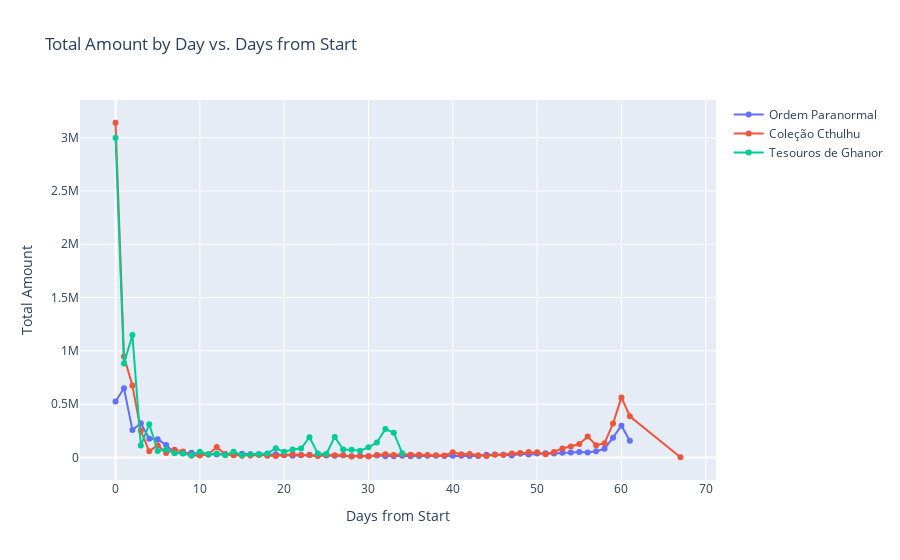

Notebook code for this chart:
### Code cell
import plotly.express as px
import plotly.graph_objects as go

# Assuming you have two DataFrames named df_ordem and df_nerdcastrpg

# Create the figure
fig = go.Figure()

# Plotting df_ordem
fig.add_trace(go.Scatter(x=df_ordem['days_from_start'], y=df_ordem['total_amount'], mode='lines+markers', name='Ordem Paranormal'))

# Plotting df_nerdcastrpg
fig.add_trace(go.Scatter(x=df_nerdcastrpg['days_from_start'], y=df_nerdcastrpg['total_amount'], mode='lines+markers', name='Coleção Cthulhu'))

# Plotting df_grouped
fig.add_trace(go.Scatter(x=df_grouped['days_from_start'], y=df_grouped['total_amount'], mode='lines+markers', name='Tesouros de Ghanor'))

# Customize the layout
fig.update_layout(
    title='Total Amount by Day vs. Days from Start',
    xaxis_title='Days from Start',
    yaxis_title='Total Amount'
)

# Show the plot
fig.show()

#save plot as html
fig.write_html("../../index.html")

### Figure 1 — Plotly figure (JSON) as saved in the notebook; plotly's stock layout.template omitted (floating-point values rounded to 4 significant figures)
{"data": [{"mode": "lines+markers", "name": "Ordem Paranormal", "type": "scatter", "x": [0, 1, 2, 3, 4, 5, 6, 7, 8, 9, 10, 11, 12, 13, 14, 15, 16, 17, 18, 19, 20, 21, 22, 23, 24, 25, 26, 27, 28, 29, 30, 31, 32, 33, 34, 35, 36, 37, 38, 39, 40, 41, 42, 43, 44, 45, 46, 47, 48, 49, 50, 51, 52, 53, 54, 55, 56, 57, 58, 59, 60, 61], "y": [524900.0, 648100.0, 256300.0, 319400.0, 175400.0, 170800.0, 115200.0, 42550.0, 38753, 43876, 32740.0, 26780.0, 27451, 31700, 25045, 33665, 29350, 28480.0, 25550, 28820.0, 24300, 16000, 20952, 24140, 20520, 17300.0, 14744, 18981, 10860, 14700, 12165, 17030, 11650, 11855, 15810.0, 10990, 13940, 15070, 14250, 13730, 15390, 15650, 13600, 12960, 24830.0, 27587, 25851, 18200, 33530, 26650.0, 35931, 39240, 37240, 44600, 46760, 50856, 44881, 56500, 80470, 185200.0, 297600.0, 155900.0]}, {"mode": "lines+markers", "name": "Coleção Cthulhu", "type": "scatter", "x": [0, 1, 2, 3, 4, 5, 6, 7, 8, 9, 10, 11, 12, 13, 14, 15, 16, 17, 18, 19, 20, 21, 22, 23, 24, 25, 26, 27, 28, 29, 30, 31, 32, 33, 34, 35, 36, 37, 38, 39, 40, 41, 42, 43, 44, 45, 46, 47, 48, 49, 50, 51, 52, 53, 54, 55, 56, 57, 58, 59, 60, 61, 67], "y": [3140000.0, 946700.0, 674971, 249600.0, 56800.0, 114800.0, 41460.0, 71251, 54980, 16685, 16630, 27990, 97100, 29660.0, 19085, 14632, 17260, 21880.0, 15665, 14170, 20896, 29400, 22300, 19535, 12285, 22875, 20950, 20965, 9355, 12825, 9010, 22895, 28635, 22460, 29865, 24760, 24690, 21280, 19360.0, 17370, 47625, 29940, 31150, 19565, 12595, 25430.0, 23950.0, 37415, 42072, 50470.0, 49215, 28565, 50485, 83920, 102790, 125645, 195100.0, 113900.0, 133481, 316900.0, 563000.0, 386000.0, 1330]}, {"mode": "lines+markers", "name": "Tesouros de Ghanor", "type": "scatter", "x": [0, 1, 2, 3, 4, 5, 6, 7, 8, 9, 10, 11, 12, 13, 14, 15, 16, 17, 18, 19, 20, 21, 22, 23, 24, 25, 26, 27, 28, 29, 30, 31, 32, 33, 34], "y": [3000000, 880107, 1148024, 111710, 310606, 60209, 74271, 40006, 36785, 18251, 54020, 29379, 35929, 20008, 53267, 19176, 28528, 29914, 35546, 85628, 51915, 74930, 82934, 189388, 35391, 32283, 191970, 74235, 72479, 62846, 94193, 140285, 265346, 230316, 39486]}], "layout": {"title": {"text": "Total Amount by Day vs. Days from Start"}, "xaxis": {"title": {"text": "Days from Start"}}, "yaxis": {"title": {"text": "Total Amount"}}}}
